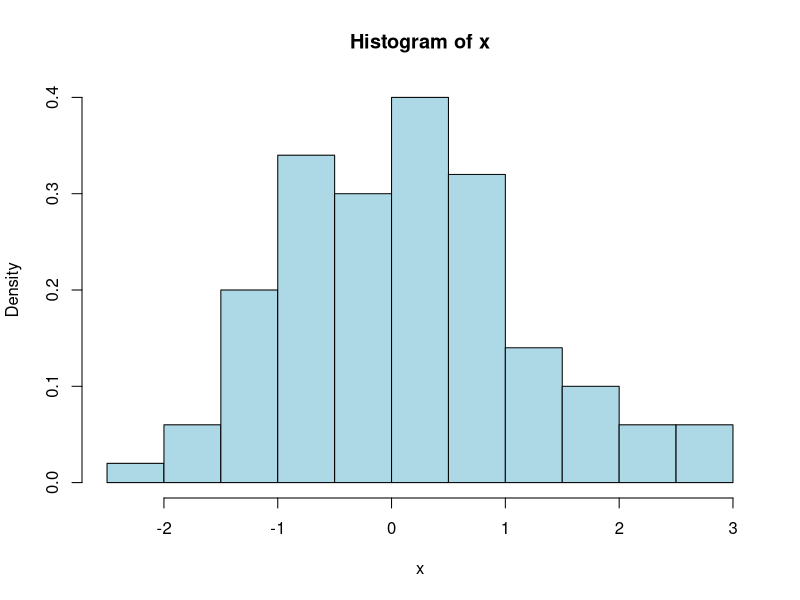
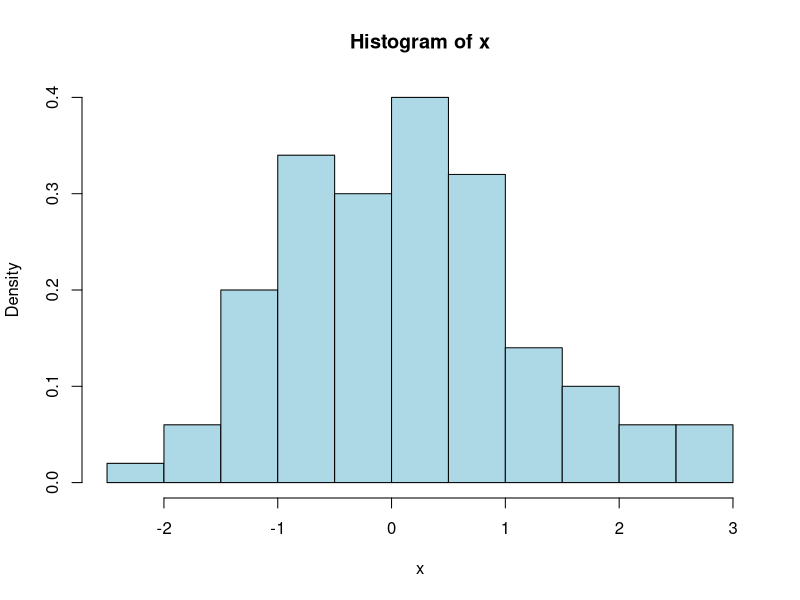

Here is the R script that generated these plots, in order:
## ---- chunk 1
set.seed(20130404)
x <- rnorm(100)
hist(x, col="light blue", freq=FALSE)
## ---- chunk 2
set.seed(20130404)
x <- rnorm(100)
hist(x, col="light blue", freq=FALSE)
